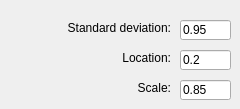
          <widget class="QWidget" name="tab_14">
           <attribute name="title">
            <string>Lognormal</string>
           </attribute>
           <widget class="QLabel" name="label_12">
            <property name="geometry">
             <rect>
              <x>20</x>
              <y>20</y>
              <width>151</width>
              <height>16</height>
             </rect>
            </property>
            <property name="text">
             <string>Standard deviation:</string>
            </property>
            <property name="alignment">
             <set>Qt::AlignRight|Qt::AlignTrailing|Qt::AlignVCenter</set>
            </property>
           </widget>
           <widget class="QLabel" name="label_13">
            <property name="geometry">
             <rect>
              <x>20</x>
              <y>50</y>
              <width>151</width>
              <height>16</height>
             </rect>
            </property>
            <property name="text">
             <string>Location:</string>
            </property>
            <property name="alignment">
             <set>Qt::AlignRight|Qt::AlignTrailing|Qt::AlignVCenter</set>
            </property>
           </widget>
           <widget class="QLabel" name="label_14">
            <property name="geometry">
             <rect>
              <x>20</x>
              <y>80</y>
              <width>151</width>
              <height>16</height>
             </rect>
            </property>
            <property name="text">
             <string>Scale:</string>
            </property>
            <property name="alignment">
             <set>Qt::AlignRight|Qt::AlignTrailing|Qt::AlignVCenter</set>
            </property>
           </widget>
           <widget class="QLineEdit" name="leRepairStd">
            <property name="geometry">
             <rect>
              <x>180</x>
              <y>20</y>
              <width>51</width>
              <height>20</height>
             </rect>
            </property>
            <property name="text">
             <string>0.95</string>
            </property>
           </widget>
           <widget class="QLineEdit" name="leRepairLoc">
            <property name="geometry">
             <rect>
              <x>180</x>
              <y>50</y>
              <width>51</width>
              <height>20</height>
             </rect>
            </property>
            <property name="text">
             <string>0.2</string>
            </property>
           </widget>
           <widget class="QLineEdit" name="leRepairScale">
            <property name="geometry">
             <rect>
              <x>180</x>
              <y>80</y>
              <width>51</width>
              <height>20</height>
             </rect>
            </property>
            <property name="text">
             <string>0.85</string>
            </property>
           </widget>
          </widget>
